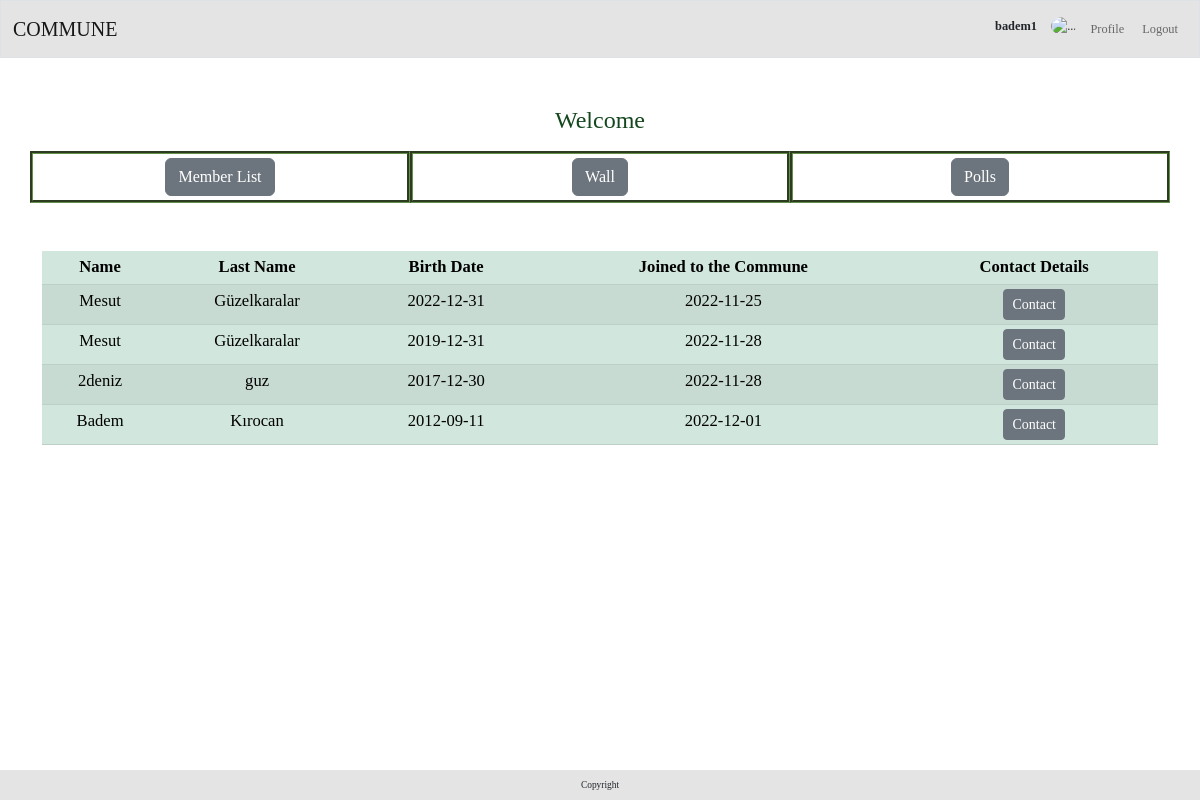
The app's page /home/family/list (signed in) with its own data.
### tables this page shows
CREATE TABLE members (
    id INTEGER NOT NULL PRIMARY KEY,
    extended_family_id INTEGER,
    family_id INTEGER,
    login_name TEXT NOT NULL UNIQUE, 
    password_hash TEXT NOT NULL,  
    registration_date REAL NOT NULL,
    name TEXT NOT NULL,
    last_name TEXT NOT NULL,
    birth_date REAL NOT NULL,
    email TEXT NOT NULL,
    phone_number TEXT,
    address TEXT,
    living TEXT NOT NULL,
    FOREIGN KEY (extended_family_id) REFERENCES extended_families(id)
    FOREIGN KEY (family_id) REFERENCES families(id)
);

### app.py (the view)
@app.route("/home/family/list", methods=["GET", "POST"])
def family_list():
    family_members = cur.execute("SELECT id, name, last_name, birth_date, datetime(registration_date) FROM members WHERE extended_family_id = ?", (session["family_id"],))
    return render_template("family_list.html", family_members=family_members)

### app.py (called while the page is built)
@app.after_request
def after_request(response):
    response.headers["Cache-Control"] = "no-cache, no-store, must-revalidate"
    response.headers["Expires"] = 0
    response.headers["Pragma"] = "no-cache"
    return response

@app.context_processor
def handle_context():
    return dict(os=os)

### helpers.py (called while the page is built)
def date(date_time):
    date = (datetime.strptime(date_time, '%Y-%m-%d %H:%M:%S') + timedelta(hours=3)).date()
    return date

### templates/family_list.html (shortened to what this page needs)
{% extends "index.html" %}
{% block main %}
    <h4 class="text-center mb-3">Welcome </h4>
    <div class="container">
        <div class="row row-cols-3 mb-5">
            <div class="col">
                <a class="btn btn-secondary mt-1 mb-1"  href="{{ url_for('family_list')}}">Member List</a>
            </div>
            <div class="col">
                <a class="btn btn-secondary mt-1 mb-1"  href="{{ url_for('wall') }}">Wall</a>
            </div>
            <div class="col">
                <a class="btn btn-secondary mt-1 mb-1"  href="{{ url_for('polls') }}">Polls</a>
            </div>
        </div>
    </div>
    <div class="container">
            <table class="table table-striped table-sm">
                <thead class="table-success">
                    <tr>
                        <th>Name</th>
                        <th>Last Name</th>
                        <th>Birth Date</th>
                        <th>Joined to the Commune</th>
                        <th>Contact Details</th>
                    </tr>
                </thead>
                {% for member in family_members %}
                    <tr class="table-success">
                        <td>{{member['name']}}</td>
                        <td>{{member['last_name']}}</td>
                        <td>{{member['birth_date']}}</td>
                        <td>{{member['datetime(registration_date)'] | date}}</td>
                        <td><a class="btn btn-secondary btn-sm" method="get" href="{{url_for('family_member_contact', id=member['id'] )}}">Contact</a></td>
                    </tr>
                {% endfor %}
            </table>
    </div>
{% endblock %}

### templates/index.html (shortened to what this page needs)
<!DOCTYPE html>
<html lang="en">
<head>
    <link href="https://cdn.jsdelivr.net/npm/bootstrap@5.2.3/dist/css/bootstrap.min.css" rel="stylesheet">
    <link rel="stylesheet" href="{{ url_for('static', filename='style.css') }}">
</head>
<body id="{%block body_id %} {% endblock %}">
    <header>
        <section>
            <nav role="navigation" class="navbar border navbar-expand-md mb-5">
                <div class="container-fluid">
                    <a class="navbar-brand" href="/"> <span>COMMUNE</span></a>
                    <div id="navbar" class="collapse navbar-collapse">
                        {% if not session["user_id"] %}
                            <ul class="navbar-nav ms-auto">
                                <li class="nav-item">
                                    <a href="/register" class="btn">Register</a>
                                    <a href="/login" class="btn">Login</a>
                                </li>
                            </ul>
                        {% else %}
                            <ul class="navbar-nav ms-auto">
                                <li class="nav-item" style="padding: 0.5em; margin-right: 3px;">
                                    <span class="" id="nav-username">{{session['username']}}</span>
                                </li>
                                <li class="nav-item" style="padding: 5px;">
                                    {% if os.path.exists('static/profile_pictures/' + (session['user_id'] | string) + '.jpg') %}
                                    <img width="30vw" height="auto" style="border-radius: 50%;" src="{{ url_for('static', filename='profile_pictures/' + (session['user_id'] | string ) + '.jpg' ) }}">
                                    {% else %}
                                    <img width="30vw" height="auto" style="border-radius: 50%;" src="{{ url_for('static', filename='profile_pictures/user.png') }}" alt="...">
                                    {% endif %}
                                </li>
                                <li class="nav-item">
                                    <a href="{{ url_for('profile') }}" class="btn nav-link">Profile</a>
                                </li>
                                <li class="nav-item">
                                    <a href="{{ url_for('logout') }}" class="btn nav-link">Logout</a>
                                </li>
                            </ul>
                        {% endif %}
                    </div>
                </div>
            </nav>
        </section>
    </header>
    <main class="text-center">
        {% block main %}
        {% endblock %}
    </main>
    <footer>
        <nav class="navbar fixed-bottom">
            <div class="container-fluid">
                <ul class="navbar-nav mx-auto">
                    <li class="nav-item">
                        <span>Copyright</span>
                    </li>
                </ul>
            </div>
        </nav>
    </footer>
</body>
</html>

### static/style.css (style rules this page uses)
body { font-family: Georgia, serif; font-size: calc(7px + 0.8vw); }
header { font-size: calc(4px + 0.7vw); }
footer { font-size: calc(1px + 0.7vw); }
.col { border-style: groove; border-color: #68904D; }
h4 { color: #14471E; }
.navbar { background-color: #E4E4E5; }
#nav-username { font-weight: 600; }

### records on screen
members: username "badem1", name "Badem", last_name "Kırocan", birth_date "2012-09-11", member "2022-12-01"
members: name "Mesut", last_name "Güzelkaralar", birth_date "2022-12-31", member "2022-11-25"
members: name "Mesut", last_name "Güzelkaralar", birth_date "2019-12-31", member "2022-11-28"
members: name "2deniz", last_name "guz", birth_date "2017-12-30", member "2022-11-28"
